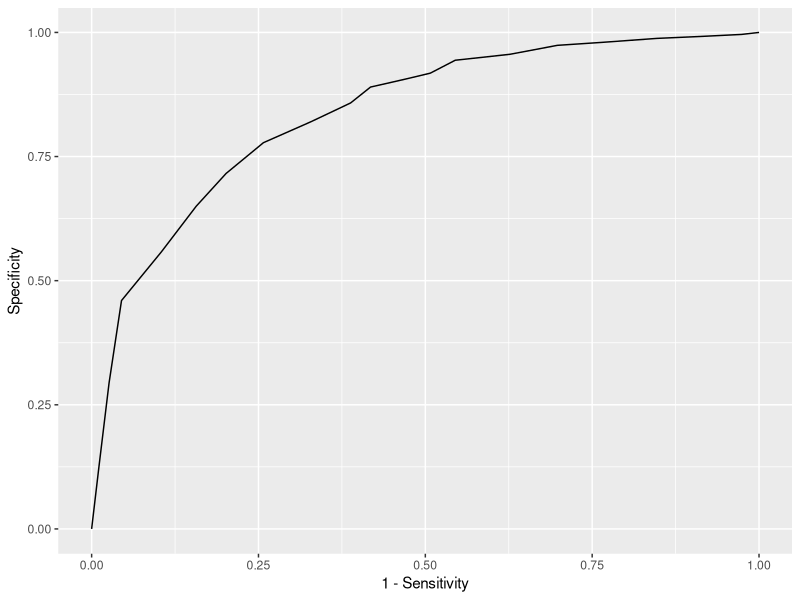

Recreate this plot in R.
## ---- chunk 1
knitr::opts_chunk$set(echo = T, eval=T)

## ---- chunk 2
standardize_mean <- function(x) {
  return((x - mean(x))/sd(x))
}

## ---- chunk 3
standardize_median <- function(x){
  return((x - median(x))/mad(x))
}
## ---- chunk 4
standardize_mean <- function(x){
  return((x - mean(x, na.rm=T))/sd(x, na.rm=T))
}
## ---- chunk 5
standardize <- function(x, method = 'mean'){
  if(method=='mean'){
    standardize_mean(x)
  }
  if(method == 'median'){
    standardize_median(x)
  }
}
## ---- chunk 6
if (!('mlbench' %in% installed.packages()[,1])) install.packages('mlbench', repos = 'http://cran.rstudio.com')
library(mlbench)
data(PimaIndiansDiabetes)
str(PimaIndiansDiabetes)

## ---- chunk 7
logistic_model <- glm(diabetes ~ ., data = PimaIndiansDiabetes, family ='binomial')
## ---- chunk 8
predicted <- ifelse(predict(logistic_model, type='response') > 0.5,1,0)
## ---- chunk 9
PimaIndiansDiabetes$diabetes <- ifelse(PimaIndiansDiabetes$diabetes == 'pos',1,0)
t1 <- table(PimaIndiansDiabetes$diabetes, predicted)
t1
## ---- chunk 10

accuracy_score <- function(truth, predicted){
  mean(truth==predicted)
}
## ---- chunk 11
sens_score <- function(truth, predicted){
  sum(truth==1 & predicted==1)/sum(truth==1)
}
spec_score <- function(truth, predicted){
  sum(truth == 0 & predicted == 0)/sum(truth == 0)
}
## ---- chunk 12
ppv <- function(truth, predicted){
  sum(predicted==1 & truth==1)/sum(predicted==1)
}
## ---- chunk 13
roc <- function(truth, predicted){
  thresholds <- seq(0, 1, by=0.05)
  out <- data.frame('threshold' = thresholds, 'sensitivity' = 0, 'specificity'=0)
  for (i in 1:length(thresholds)){
    pred <- ifelse(predicted > thresholds[i], 1, 0)
    out[i, 'sensitivity'] <- sens_score(truth, pred)
    out[i, 'specificity'] <- spec_score(truth, pred)
  }
  return(out)
}
## ---- chunk 14
rocplot <- function(truth, predicted){
  require(ggplot2)
  ggplot(roc(truth, predicted), aes(1-sensitivity, specificity)) +
    geom_line()+
    labs (x = '1 - Sensitivity', y = 'Specificity')
}
rocplot(PimaIndiansDiabetes$diabetes, predict(logistic_model, type='response'))
## ---- chunk 15
rocplot2 <- function(truth, predicted, auc=F){
  require(ggplot2)
  d <- roc(truth, predicted)
  plt <- ggplot(d, aes(1-sensitivity, specificity)) +
    geom_line()+
    labs (x = '1 - Sensitivity', y = 'Specificity')
  print(plt)
 if(auc){
   approx_auc <- 0.05*sum(d$specificity[-1] + d$specificity[-nrow(d)])/2
   print(approx_auc)
 } 
}
